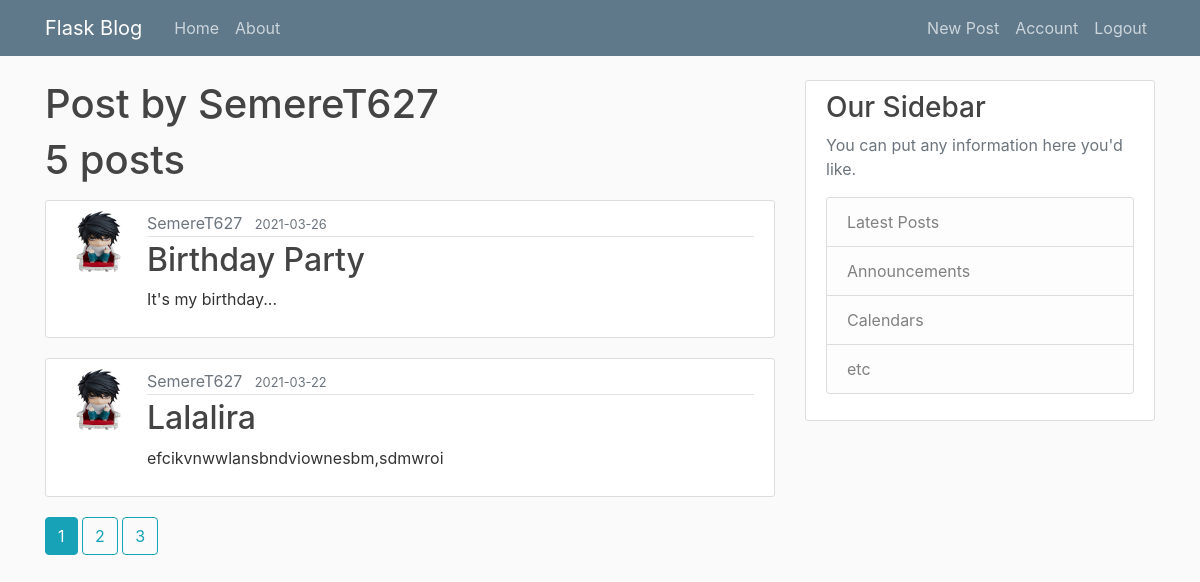
The page /user/SemereT627 (signed in) on the database its author committed.
### flaskblog/models.py (models this page shows, shortened)
class User(db.Model, UserMixin):
    id = db.Column(db.Integer, primary_key=True)
    username = db.Column(db.String(20), unique=True, nullable=False)
    email = db.Column(db.String(120), unique=True, nullable=False)
    image_file = db.Column(db.String(20), nullable=False,
                           default="default.jpg")
    password = db.Column(db.String(60), nullable=False)
    posts = db.relationship('Post', backref='author', lazy=True)

class Post(db.Model):
    id = db.Column(db.Integer, primary_key=True)
    title = db.Column(db.String(100), nullable=False)
    date_posted = db.Column(db.DateTime, nullable=False,
                            default=datetime.utcnow)
    content = db.Column(db.Text, nullable=False)
    user_id = db.Column(db.Integer, db.ForeignKey('user.id'), nullable=False)

### flaskblog/users/routes.py (the view)
@users.route("/user/<string:username>")
def user_posts(username):
    page = request.args.get('page', 1, type=int)
    user = User.query.filter_by(username=username).first_or_404()
    posts = Post.query.filter_by(author=user)\
        .order_by(Post.date_posted.desc())\
        .paginate(page=page, per_page=2)
    return render_template('user_posts.html', posts=posts, user=user)

### flaskblog/models.py (called while the page is built)
@login_manager.user_loader
def load_user(user_id):
    return User.query.get(int(user_id))

### flaskblog/templates/user_posts.html
{%extends "layout.html"%}
{%block content%}
<h1>Post by {{user.username}}</h1>
<h1 class="mb-3">{{posts.total}} posts</h1>
{% for post in posts.items%}
<article class="media content-section">
    <img class="rounded-circle article-img"
        src="{{url_for('static', filename='profile_pics/'+post.author.image_file)}}">
    <div class="media-body">
        <div class="article-metadata">
            {% if post.author == current_user%}
            <a class="mr-2"
                href="{{url_for('users.user_posts',username=post.author.username)}}">{{ post.author.username }}</a>
            {%else%}
            <a class="mr-2 text-muted"
                href="#">{{ post.author.username }}</a>
            {% endif%}
            <small class="text-muted">{{ post.date_posted.strftime('%Y-%m-%d')}}</small>
        </div>
        <h2><a class="article-title" href="{{url_for('posts.post',post_id=post.id)}}">{{ post.title }}</a></h2>
        <p class="article-content">{{ post.content }}</p>
    </div>
</article>
{%endfor%}
{%for page_num in posts.iter_pages(left_edge=1,right_edge=1,left_current=1, right_current=2)%}
{%if page_num%}
{%if posts.page == page_num%}
<a class="btn btn-info mb-4"
    href="{{url_for('users.user_posts',username=user.username,page=page_num)}}">{{page_num}}</a>
{%else%}
<a class="btn btn-outline-info mb-4"
    href="{{url_for('users.user_posts',username=user.username,page=page_num)}}">{{page_num}}</a>
{%endif%}
{%else%}
...
{%endif%}
{%endfor%}
{%endblock content%}

### flaskblog/static/main.css (style rules this page uses)
body { background: #fafafa; color: #333333; margin-top: 5rem; }
h1, h2, h3, h4, h5, h6 { color: #444444; }
.content-section { background: #ffffff; padding: 10px 20px; border: 1px solid #dddddd; border-radius: 3px; margin-bottom: 20px; }
.article-title { color: #444444; }
.article-content { white-space: pre-line; }
.article-img { height: 65px; width: 65px; margin-right: 16px; }
.article-metadata { padding-bottom: 1px; margin-bottom: 4px; border-bottom: 1px solid #e3e3e3 }

### rows shown on the page
User: username "SemereT627"
Post: image_file (placeholder picture), author.username "SemereT627", date_posted "2021-03-26", title "Birthday Party", content "It's my birthday..."
Post: image_file (placeholder picture), author.username "SemereT627", date_posted "2021-03-22", title "Lalalira", content "efcikvnwwlansbndviownesbm,sdmwroi"

### other values the page prints
{{ posts.total }} "5"
{{ page_num }} "1"
{{ page_num }} "2" "3"
